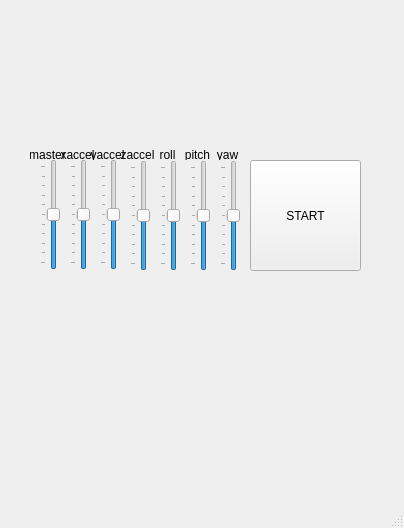
<?xml version="1.0" encoding="UTF-8"?>
<ui version="4.0">
 <class>MainWindow</class>
 <widget class="QMainWindow" name="MainWindow">
  <property name="enabled">
   <bool>true</bool>
  </property>
  <property name="geometry">
   <rect>
    <x>0</x>
    <y>0</y>
    <width>404</width>
    <height>528</height>
   </rect>
  </property>
  <property name="windowTitle">
   <string>MainWindow</string>
  </property>
  <widget class="QWidget" name="centralwidget">
   <widget class="QSlider" name="xaccel">
    <property name="geometry">
     <rect>
      <x>70</x>
      <y>159</y>
      <width>20</width>
      <height>111</height>
     </rect>
    </property>
    <property name="maximum">
     <number>10</number>
    </property>
    <property name="value">
     <number>5</number>
    </property>
    <property name="tracking">
     <bool>true</bool>
    </property>
    <property name="orientation">
     <enum>Qt::Vertical</enum>
    </property>
    <property name="invertedAppearance">
     <bool>false</bool>
    </property>
    <property name="invertedControls">
     <bool>false</bool>
    </property>
    <property name="tickPosition">
     <enum>QSlider::TicksAbove</enum>
    </property>
    <property name="tickInterval">
     <number>1</number>
    </property>
   </widget>
   <widget class="QSlider" name="yaccel">
    <property name="geometry">
     <rect>
      <x>100</x>
      <y>159</y>
      <width>20</width>
      <height>111</height>
     </rect>
    </property>
    <property name="maximum">
     <number>10</number>
    </property>
    <property name="value">
     <number>5</number>
    </property>
    <property name="tracking">
     <bool>true</bool>
    </property>
    <property name="orientation">
     <enum>Qt::Vertical</enum>
    </property>
    <property name="invertedAppearance">
     <bool>false</bool>
    </property>
    <property name="invertedControls">
     <bool>false</bool>
    </property>
    <property name="tickPosition">
     <enum>QSlider::TicksAbove</enum>
    </property>
    <property name="tickInterval">
     <number>1</number>
    </property>
   </widget>
   <widget class="QSlider" name="zaccel">
    <property name="geometry">
     <rect>
      <x>130</x>
      <y>160</y>
      <width>20</width>
      <height>111</height>
     </rect>
    </property>
    <property name="maximum">
     <number>10</number>
    </property>
    <property name="value">
     <number>5</number>
    </property>
    <property name="tracking">
     <bool>true</bool>
    </property>
    <property name="orientation">
     <enum>Qt::Vertical</enum>
    </property>
    <property name="invertedAppearance">
     <bool>false</bool>
    </property>
    <property name="invertedControls">
     <bool>false</bool>
    </property>
    <property name="tickPosition">
     <enum>QSlider::TicksAbove</enum>
    </property>
    <property name="tickInterval">
     <number>1</number>
    </property>
   </widget>
   <widget class="QSlider" name="xroll">
    <property name="geometry">
     <rect>
      <x>160</x>
      <y>160</y>
      <width>20</width>
      <height>111</height>
     </rect>
    </property>
    <property name="maximum">
     <number>10</number>
    </property>
    <property name="value">
     <number>5</number>
    </property>
    <property name="tracking">
     <bool>true</bool>
    </property>
    <property name="orientation">
     <enum>Qt::Vertical</enum>
    </property>
    <property name="invertedAppearance">
     <bool>false</bool>
    </property>
    <property name="invertedControls">
     <bool>false</bool>
    </property>
    <property name="tickPosition">
     <enum>QSlider::TicksAbove</enum>
    </property>
    <property name="tickInterval">
     <number>1</number>
    </property>
   </widget>
   <widget class="QSlider" name="pitch">
    <property name="geometry">
     <rect>
      <x>190</x>
      <y>160</y>
      <width>20</width>
      <height>111</height>
     </rect>
    </property>
    <property name="maximum">
     <number>10</number>
    </property>
    <property name="value">
     <number>5</number>
    </property>
    <property name="tracking">
     <bool>true</bool>
    </property>
    <property name="orientation">
     <enum>Qt::Vertical</enum>
    </property>
    <property name="invertedAppearance">
     <bool>false</bool>
    </property>
    <property name="invertedControls">
     <bool>false</bool>
    </property>
    <property name="tickPosition">
     <enum>QSlider::TicksAbove</enum>
    </property>
    <property name="tickInterval">
     <number>1</number>
    </property>
   </widget>
   <widget class="QSlider" name="yaw">
    <property name="geometry">
     <rect>
      <x>220</x>
      <y>160</y>
      <width>20</width>
      <height>111</height>
     </rect>
    </property>
    <property name="maximum">
     <number>10</number>
    </property>
    <property name="value">
     <number>5</number>
    </property>
    <property name="tracking">
     <bool>true</bool>
    </property>
    <property name="orientation">
     <enum>Qt::Vertical</enum>
    </property>
    <property name="invertedAppearance">
     <bool>false</bool>
    </property>
    <property name="invertedControls">
     <bool>false</bool>
    </property>
    <property name="tickPosition">
     <enum>QSlider::TicksAbove</enum>
    </property>
    <property name="tickInterval">
     <number>1</number>
    </property>
   </widget>
   <widget class="QSlider" name="master">
    <property name="enabled">
     <bool>true</bool>
    </property>
    <property name="geometry">
     <rect>
      <x>40</x>
      <y>159</y>
      <width>20</width>
      <height>111</height>
     </rect>
    </property>
    <property name="maximum">
     <number>10</number>
    </property>
    <property name="value">
     <number>5</number>
    </property>
    <property name="tracking">
     <bool>true</bool>
    </property>
    <property name="orientation">
     <enum>Qt::Vertical</enum>
    </property>
    <property name="invertedAppearance">
     <bool>false</bool>
    </property>
    <property name="invertedControls">
     <bool>false</bool>
    </property>
    <property name="tickPosition">
     <enum>QSlider::TicksAbove</enum>
    </property>
    <property name="tickInterval">
     <number>1</number>
    </property>
   </widget>
   <widget class="QPushButton" name="pushButton">
    <property name="geometry">
     <rect>
      <x>250</x>
      <y>160</y>
      <width>111</width>
      <height>111</height>
     </rect>
    </property>
    <property name="text">
     <string>START</string>
    </property>
   </widget>
   <widget class="QLabel" name="label">
    <property name="geometry">
     <rect>
      <x>30</x>
      <y>150</y>
      <width>35</width>
      <height>10</height>
     </rect>
    </property>
    <property name="text">
     <string>master</string>
    </property>
    <property name="alignment">
     <set>Qt::AlignCenter</set>
    </property>
   </widget>
   <widget class="QLabel" name="label_2">
    <property name="geometry">
     <rect>
      <x>60</x>
      <y>150</y>
      <width>35</width>
      <height>10</height>
     </rect>
    </property>
    <property name="text">
     <string>xaccel</string>
    </property>
    <property name="alignment">
     <set>Qt::AlignCenter</set>
    </property>
   </widget>
   <widget class="QLabel" name="label_3">
    <property name="geometry">
     <rect>
      <x>90</x>
      <y>150</y>
      <width>35</width>
      <height>10</height>
     </rect>
    </property>
    <property name="text">
     <string>yaccel</string>
    </property>
    <property name="alignment">
     <set>Qt::AlignCenter</set>
    </property>
   </widget>
   <widget class="QLabel" name="label_4">
    <property name="geometry">
     <rect>
      <x>120</x>
      <y>150</y>
      <width>35</width>
      <height>10</height>
     </rect>
    </property>
    <property name="text">
     <string>zaccel</string>
    </property>
    <property name="alignment">
     <set>Qt::AlignCenter</set>
    </property>
   </widget>
   <widget class="QLabel" name="label_5">
    <property name="geometry">
     <rect>
      <x>150</x>
      <y>150</y>
      <width>35</width>
      <height>10</height>
     </rect>
    </property>
    <property name="text">
     <string>roll</string>
    </property>
    <property name="alignment">
     <set>Qt::AlignCenter</set>
    </property>
   </widget>
   <widget class="QLabel" name="label_6">
    <property name="geometry">
     <rect>
      <x>180</x>
      <y>150</y>
      <width>35</width>
      <height>10</height>
     </rect>
    </property>
    <property name="text">
     <string>pitch</string>
    </property>
    <property name="alignment">
     <set>Qt::AlignCenter</set>
    </property>
   </widget>
   <widget class="QLabel" name="label_7">
    <property name="geometry">
     <rect>
      <x>210</x>
      <y>150</y>
      <width>35</width>
      <height>10</height>
     </rect>
    </property>
    <property name="text">
     <string>yaw</string>
    </property>
    <property name="alignment">
     <set>Qt::AlignCenter</set>
    </property>
   </widget>
  </widget>
  <widget class="QMenuBar" name="menubar">
   <property name="geometry">
    <rect>
     <x>0</x>
     <y>0</y>
     <width>404</width>
     <height>18</height>
    </rect>
   </property>
  </widget>
  <widget class="QStatusBar" name="statusbar"/>
 </widget>
 <resources/>
 <connections/>
</ui>
